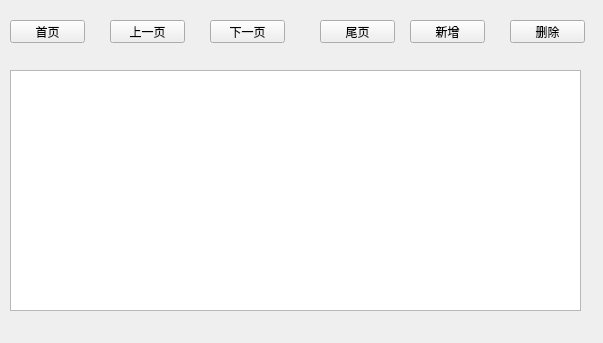
<?xml version="1.0" encoding="UTF-8"?>
<ui version="4.0">
 <class>Widget</class>
 <widget class="QWidget" name="Widget">
  <property name="geometry">
   <rect>
    <x>0</x>
    <y>0</y>
    <width>603</width>
    <height>343</height>
   </rect>
  </property>
  <property name="windowTitle">
   <string>Widget</string>
  </property>
  <widget class="QPushButton" name="pushButton">
   <property name="geometry">
    <rect>
     <x>10</x>
     <y>20</y>
     <width>75</width>
     <height>23</height>
    </rect>
   </property>
   <property name="text">
    <string>首页</string>
   </property>
  </widget>
  <widget class="QPushButton" name="pushButton_2">
   <property name="geometry">
    <rect>
     <x>110</x>
     <y>20</y>
     <width>75</width>
     <height>23</height>
    </rect>
   </property>
   <property name="text">
    <string>上一页</string>
   </property>
  </widget>
  <widget class="QPushButton" name="pushButton_3">
   <property name="geometry">
    <rect>
     <x>210</x>
     <y>20</y>
     <width>75</width>
     <height>23</height>
    </rect>
   </property>
   <property name="text">
    <string>下一页</string>
   </property>
  </widget>
  <widget class="QPushButton" name="pushButton_4">
   <property name="geometry">
    <rect>
     <x>320</x>
     <y>20</y>
     <width>75</width>
     <height>23</height>
    </rect>
   </property>
   <property name="text">
    <string>尾页</string>
   </property>
  </widget>
  <widget class="QPushButton" name="pushButton_5">
   <property name="geometry">
    <rect>
     <x>410</x>
     <y>20</y>
     <width>75</width>
     <height>23</height>
    </rect>
   </property>
   <property name="text">
    <string>新增</string>
   </property>
  </widget>
  <widget class="QPushButton" name="pushButton_6">
   <property name="geometry">
    <rect>
     <x>510</x>
     <y>20</y>
     <width>75</width>
     <height>23</height>
    </rect>
   </property>
   <property name="text">
    <string>删除</string>
   </property>
  </widget>
  <widget class="QTableView" name="tableView">
   <property name="geometry">
    <rect>
     <x>10</x>
     <y>70</y>
     <width>571</width>
     <height>241</height>
    </rect>
   </property>
  </widget>
 </widget>
 <layoutdefault spacing="6" margin="11"/>
 <resources/>
 <connections/>
</ui>
